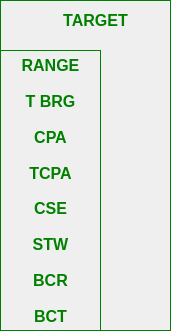
   <widget class="QFrame" name="frame">
    <property name="geometry">
     <rect>
      <x>840</x>
      <y>200</y>
      <width>171</width>
      <height>331</height>
     </rect>
    </property>
    <property name="styleSheet">
     <string notr="true"> border: 1px solid green;</string>
    </property>
    <property name="frameShape">
     <enum>QFrame::StyledPanel</enum>
    </property>
    <property name="frameShadow">
     <enum>QFrame::Raised</enum>
    </property>
    <widget class="QLabel" name="label">
     <property name="geometry">
      <rect>
       <x>40</x>
       <y>10</y>
       <width>111</width>
       <height>21</height>
      </rect>
     </property>
     <property name="font">
      <font>
       <pointsize>12</pointsize>
       <weight>75</weight>
       <bold>true</bold>
      </font>
     </property>
     <property name="styleSheet">
      <string notr="true"> color: green;
border: noborder;</string>
     </property>
     <property name="text">
      <string>TARGET</string>
     </property>
     <property name="alignment">
      <set>Qt::AlignCenter</set>
     </property>
    </widget>
    <widget class="QWidget" name="layoutWidget">
     <property name="geometry">
      <rect>
       <x>0</x>
       <y>50</y>
       <width>101</width>
       <height>281</height>
      </rect>
     </property>
     <layout class="QVBoxLayout" name="verticalLayout">
      <item>
       <widget class="QLabel" name="label_2">
        <property name="font">
         <font>
          <pointsize>12</pointsize>
          <weight>75</weight>
          <bold>true</bold>
         </font>
        </property>
        <property name="styleSheet">
         <string notr="true"> color: green;
border: noborder;</string>
        </property>
        <property name="text">
         <string>RANGE</string>
        </property>
        <property name="alignment">
         <set>Qt::AlignCenter</set>
        </property>
       </widget>
      </item>
      <item>
       <widget class="QLabel" name="label_3">
        <property name="font">
         <font>
          <pointsize>12</pointsize>
          <weight>75</weight>
          <bold>true</bold>
         </font>
        </property>
        <property name="styleSheet">
         <string notr="true"> color: green;
border: noborder;</string>
        </property>
        <property name="text">
         <string>T BRG</string>
        </property>
        <property name="alignment">
         <set>Qt::AlignCenter</set>
        </property>
       </widget>
      </item>
      <item>
       <widget class="QLabel" name="label_4">
        <property name="font">
         <font>
          <pointsize>12</pointsize>
          <weight>75</weight>
          <bold>true</bold>
         </font>
        </property>
        <property name="styleSheet">
         <string notr="true"> color: green;
border: noborder;</string>
        </property>
        <property name="text">
         <string>CPA</string>
        </property>
        <property name="alignment">
         <set>Qt::AlignCenter</set>
        </property>
       </widget>
      </item>
      <item>
       <widget class="QLabel" name="label_5">
        <property name="font">
         <font>
          <pointsize>12</pointsize>
          <weight>75</weight>
          <bold>true</bold>
         </font>
        </property>
        <property name="styleSheet">
         <string notr="true"> color: green;
border: noborder;</string>
        </property>
        <property name="text">
         <string>TCPA</string>
        </property>
        <property name="alignment">
         <set>Qt::AlignCenter</set>
        </property>
       </widget>
      </item>
      <item>
       <widget class="QLabel" name="label_6">
        <property name="font">
         <font>
          <pointsize>12</pointsize>
          <weight>75</weight>
          <bold>true</bold>
         </font>
        </property>
        <property name="styleSheet">
         <string notr="true"> color: green;
border: noborder;</string>
        </property>
        <property name="text">
         <string>CSE</string>
        </property>
        <property name="alignment">
         <set>Qt::AlignCenter</set>
        </property>
       </widget>
      </item>
      <item>
       <widget class="QLabel" name="label_8">
        <property name="font">
         <font>
          <pointsize>12</pointsize>
          <weight>75</weight>
          <bold>true</bold>
         </font>
        </property>
        <property name="styleSheet">
         <string notr="true"> color: green;
border: noborder;</string>
        </property>
        <property name="text">
         <string>STW</string>
        </property>
        <property name="alignment">
         <set>Qt::AlignCenter</set>
        </property>
       </widget>
      </item>
      <item>
       <widget class="QLabel" name="label_7">
        <property name="font">
         <font>
          <pointsize>12</pointsize>
          <weight>75</weight>
          <bold>true</bold>
         </font>
        </property>
        <property name="styleSheet">
         <string notr="true"> color: green;
border: noborder;</string>
        </property>
        <property name="text">
         <string>BCR</string>
        </property>
        <property name="alignment">
         <set>Qt::AlignCenter</set>
        </property>
       </widget>
      </item>
      <item>
       <widget class="QLabel" name="label_9">
        <property name="font">
         <font>
          <pointsize>12</pointsize>
          <weight>75</weight>
          <bold>true</bold>
         </font>
        </property>
        <property name="styleSheet">
         <string notr="true"> color: green;
border: noborder;</string>
        </property>
        <property name="text">
         <string>BCT</string>
        </property>
        <property name="alignment">
         <set>Qt::AlignCenter</set>
        </property>
       </widget>
      </item>
     </layout>
    </widget>
   </widget>
